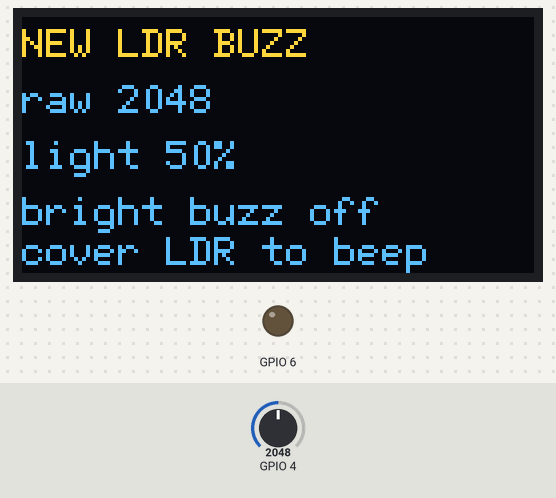
This sketch was run on a simulated ESP32. Shown: 128×64 one-colour display, output pins drawn as LEDs (lit = HIGH). The test bench sets the inputs (shaded band); at power-on: GPIO 4 = 2048 (analog values on the 0–4095 scale). The OLED is the two-colour kind (top 16 rows yellow); what the sketch prints to the serial monitor is not drawn.

Above: at 1.6 s.
1.7 s: GPIO 4 set to 2662
At 2.9 s:
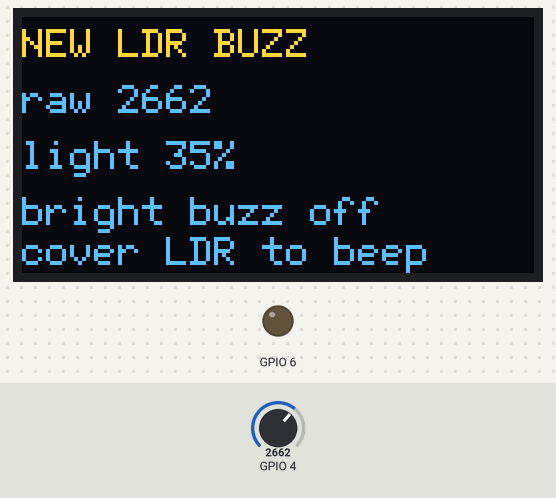
3.2 s: GPIO 4 set to 2740
At 3.7 s:
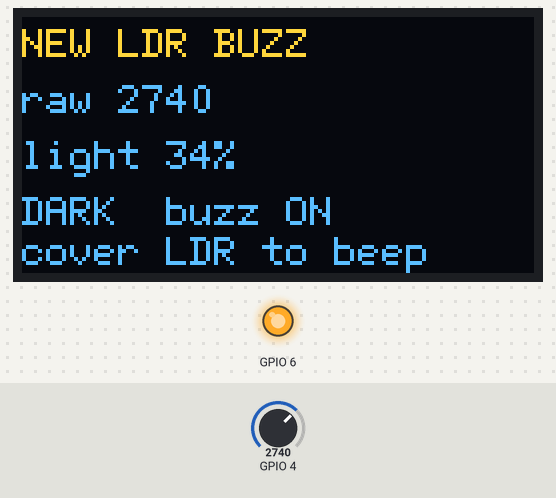
4.8 s: GPIO 4 set to 2866
At 5.7 s:
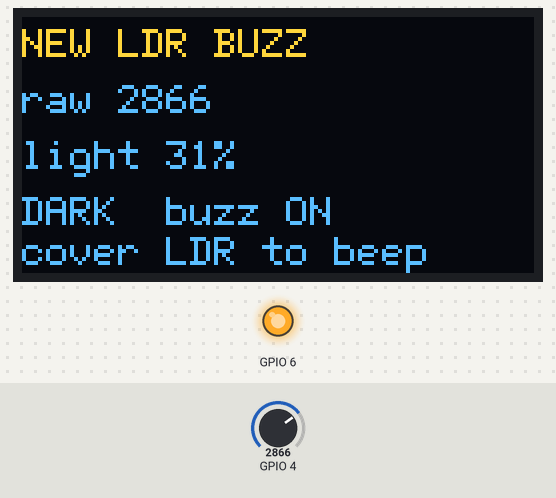
Timing chart, 0 to 7.8 s (numbered marks = the images above; inputs shaded):
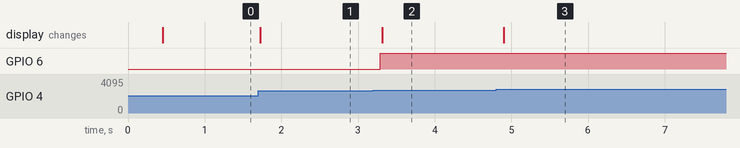

Measured:
- the behaviour switches between 2702 and 2703 on GPIO 4 (found by bisection; images 1 and 2)
- after the input at 1.7 s, the display: changes at once (image 1)
- after the input at 3.2 s, GPIO 6: LOW → HIGH after 0.09 s; the display: changes after 0.12 s (image 2)
- after the input at 4.8 s, the display: changes after 0.10 s (image 3)

The sketch:

28_ldr_buzz.ino
```cpp
/*
  NEW LDR + buzzer test.
  LDR A0 GPIO4 (inverted: dark = low %). Active buzzer GPIO6.
  Cover the LDR → light % drops → buzzer ON.
*/
#include <Arduino.h>
#include <Wire.h>
#include <U8g2lib.h>
#include <stdio.h>

U8G2_SH1106_128X64_NONAME_F_HW_I2C oled(U8G2_R0, U8X8_PIN_NONE);
static bool oled_ok = false;
static int raw = 0, pct = 0;
static bool dark = false;

static void draw() {
  if (!oled_ok) return;
  char line[24];
  oled.clearBuffer();
  oled.setFont(u8g2_font_6x12_tf);
  oled.drawStr(0, 10, "NEW LDR BUZZ");
  snprintf(line, sizeof(line), "raw %d", raw);
  oled.drawStr(0, 24, line);
  snprintf(line, sizeof(line), "light %d%%", pct);
  oled.drawStr(0, 38, line);
  oled.drawStr(0, 52, dark ? "DARK  buzz ON" : "bright buzz off");
  oled.drawStr(0, 62, "cover LDR to beep");
  oled.sendBuffer();
}

void setup() {
  Serial.begin(115200);
  Serial.setTxTimeoutMs(0);
  delay(400);
  Serial.println("NEW LDR BUZZ  A0 GPIO4  BZ GPIO6");

  analogReadResolution(12);
  analogSetPinAttenuation(4, ADC_11db);
  pinMode(6, OUTPUT);
  digitalWrite(6, LOW);

  Wire.begin(8, 9);
  Wire.setClock(100000);
  uint8_t oa = 0x3C;
  Wire.beginTransmission(oa);
  if (Wire.endTransmission() != 0) {
    oa = 0x3D;
    Wire.beginTransmission(oa);
    oled_ok = Wire.endTransmission() == 0;
  } else oled_ok = true;
  if (oled_ok) {
    oled.setI2CAddress(oa << 1);
    oled.setBusClock(100000);
    oled.begin();
  }
}

void loop() {
  raw = analogRead(4);
  pct = constrain(map(raw, 0, 4095, 100, 0), 0, 100);
  dark = pct < 35;
  digitalWrite(6, dark ? HIGH : LOW);
  Serial.printf("raw=%d light=%d buzz=%d\n", raw, pct, dark);
  draw();
  delay(80);
}
```
